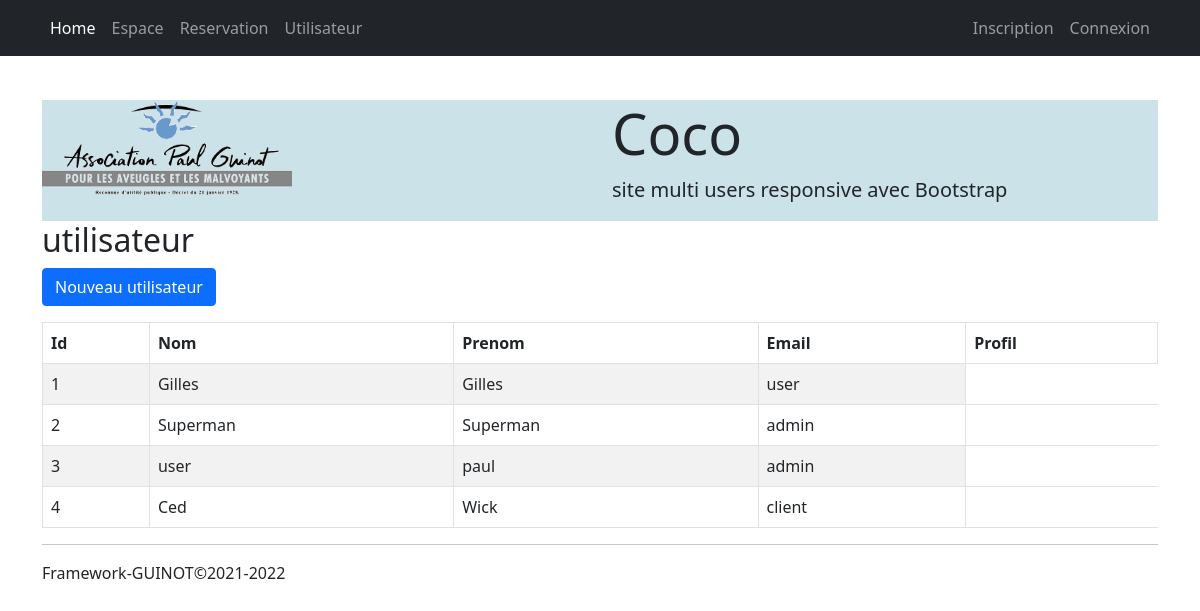
/index.php?m=utilisateur&a=index, run on the app's committed database.
### tables this page shows
CREATE TABLE `utilisateur` (
  `uti_id` int(11) NOT NULL,
  `uti_nom` varchar(200) DEFAULT NULL,
  `uti_prenom` varchar(200) DEFAULT NULL,
  `uti_email` varchar(200) DEFAULT NULL,
  `uti_mdp` varchar(500) DEFAULT NULL,
  `uti_profil` varchar(100) DEFAULT NULL
);

### application/module/utilisateur/Ctr_utilisateur.class.php (called while the page is built, shortened)
<?php
class Ctr_utilisateur extends Ctr_controleur implements I_crud
{
	public function __construct($action)
	{
		$a = "a_$action";
		$this->$a();
	}
	function a_index()
	{
		$u = new Utilisateur();
		$data = $u->selectAll();
		require $this->gabarit;
	}
}

### www/index.php (called while the page is built, shortened)
<?php
new $module($_GET["a"]);

### framework/fonction.php (called while the page is built, shortened)
<?php
function hlien()
{
	$args = func_get_args();
	$nb = count($args) / 2;
	$m = $args[0];
	$a = $args[1];
	if (!isset($args[2]))
		return "index.php?m=$m&a=$a";
	else {
		$para = array();
		for ($i = 1; $i < $nb; $i++)
			$para[] = $args[2 * $i] . "=" . $args[2 * $i + 1];
		$s = implode("&", $para);
		return "index.php?m=$m&a=$a&$s";
	}
}
function mhe($x)
{
	return htmlentities($x, ENT_QUOTES, "utf-8");
}
function estUtilisateur()
{
	return (isset($_SESSION['uti_profil']));
}

### framework/Table.class.php (called while the page is built, shortened)
<?php
class Table
{
	public static $link;
	public string $table;
	public function __construct(string $table, string $pk)
	{
		$this->table = $table;
	}
	public function selectAll(): array
	{
		$sql = "select * from $this->table";
		$result = self::$link->query($sql);
		return $result->fetchAll();
	}
}

### application/module/utilisateur/vue_utilisateur_index.php (the view, shortened to what this page needs)
 <h2>utilisateur</h2>
 <p><a class="btn btn-primary" href="<?= hlien("utilisateur", "edit", "id", 0) ?>">Nouveau utilisateur</a></p>
 <table class="table table-striped table-bordered table-hover">
 	<thead>
 		<tr>
 			<th>Id</th>
 			<th>Nom</th>
 			<th>Prenom</th>
 			<th>Email</th>
 			<th>Profil</th>
 		</tr>
 	</thead>
 	<tbody>
 		<?php
foreach ($data as $row) { ?>
 			<tr>
 				<td><?= mhe($row['uti_id']) ?></td>
 				<td><?= mhe($row['uti_nom']) ?></td>
 				<td><?= mhe($row['uti_prenom']) ?></td>
 				<td><?= mhe($row['uti_profil']) ?></td>
 			</tr>
 		<?php } ?>
 	</tbody>
 </table>

### application/gabarit/gabarit.php (shortened to what this page needs)
<!DOCTYPE html>
<html>
	<head>
		<?php require "../application/gabarit/inc_head.php" ?>
	</head>
	<body>
		<div class="container">
			<header>
				<?php require "../application/gabarit/inc_entete.php" ?>
			</header>
			<div id="divmenu">
			<?php require "../application/gabarit/inc_menu.php"; ?>
			</div>
			<div id="main">
				<?php require $this->vue; ?>
			</div>
			<hr>
			<footer>
				<?php require "../application/gabarit/inc_pied.php"; ?>
			</footer>
		</div>
	</body>
</html>

### application/gabarit/inc_head.php (shortened to what this page needs)
<link href="https://cdn.jsdelivr.net/npm/bootstrap@5.0.0-beta2/dist/css/bootstrap.min.css" rel="stylesheet">
<link href="_css/style.css" rel="stylesheet">

### application/gabarit/inc_entete.php
<div class="entete">
	<div class="row">
		<div class="col"><a href="index.php"><img src="_images/logo.gif" class="logo" ></a></div>
		<div class="col">
			<h1 class="display-4"><?=SITE_NOM?></h1>
			<p class="lead">site multi users responsive avec Bootstrap</p>
		</div>
	</div>
</div>

### application/gabarit/inc_menu.php (shortened to what this page needs)
<nav class="navbar fixed-top navbar-expand-sm navbar-dark bg-dark">
  <div class="container">
    <div class="collapse navbar-collapse" id="navbarSupportedContent">
      <ul class="navbar-nav me-auto mb-2 mb-lg-0">
        <li class="nav-item">
          <a class="nav-link active" aria-current="page" href="index.php">Home</span></a>
        </li>
        <li><a class='nav-link' href='<?= hlien("espace", "index") ?>'>Espace</a></li>
        <li><a class='nav-link' href='<?= hlien("reservation", "index") ?>'>Reservation</a></li>
        <li><a class='nav-link' href='<?= hlien("utilisateur", "index") ?>'>Utilisateur</a></li>
      </ul>
      <ul class="navbar-nav ml-auto">
        <?php if (estUtilisateur()) { ?>
          <li><a class="nav-link" href="<?= hlien("authentification", "deconnexion") ?>"><?= mhe($_SESSION['uti_profil']) ?> - Déconnexion</a></li>
        <?php } else { ?>
          <li><a class="nav-link" href='<?= hlien("authentification", "inscription") ?>'>Inscription</a></li>
          <li><a class="nav-link" href='<?= hlien("authentification", "connexion") ?>'>Connexion</a></li>
        <?php } ?>
      </ul>
    </div>
  </div>
</nav>

### application/gabarit/inc_pied.php
Framework-GUINOT&copy;2021-2022

### www/_css/style.css (style rules this page uses)
body { margin-top:100px; }
.entete { margin-top:100px; background-color: rgb(204, 226, 233); }
img.logo { width:250px; }

### data on the page
utilisateur: uti_id "1", uti_nom "Gilles", uti_prenom "Gilles", uti_profil "user"
utilisateur: uti_id "2", uti_nom "Superman", uti_prenom "Superman", uti_profil "admin"
utilisateur: uti_id "3", uti_nom "user", uti_prenom "paul", uti_profil "admin"
utilisateur: uti_id "4", uti_nom "Ced", uti_prenom "Wick", uti_profil "client"

### other printed values
SITE_NOM "Coco"
